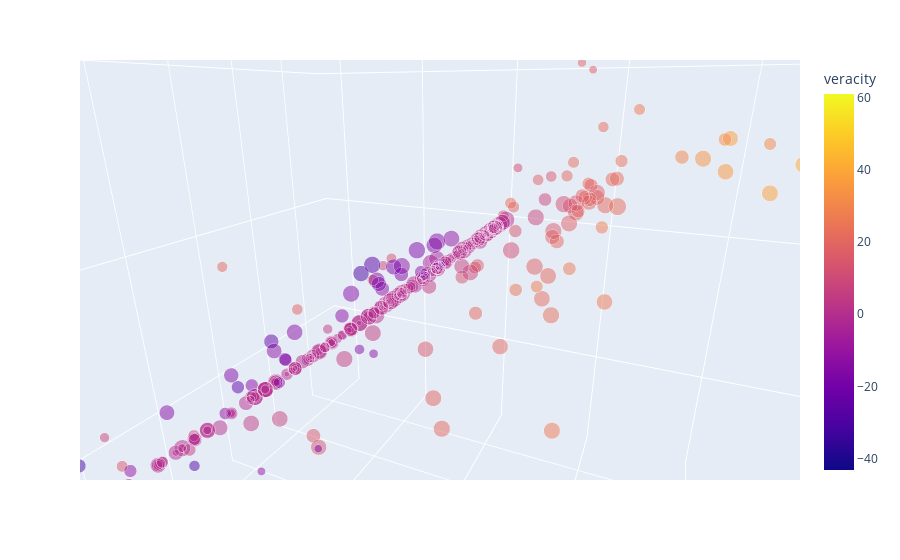

Here is the notebook cell this chart was saved with:
### Markdown cell above
## Powell Variables in 3D
This is a 3D-interactive chart that uses the date posted, veracity, & PowellScore variables. Colored by comments. Sized by comment_length.

By definition, these actually render 5-Dimensional charts, if one considers veracity & commenth lengths of reports as 'features of a situation'.

### Code cell
import plotly.express as px
from plotly.offline import init_notebook_mode, iplot
init_notebook_mode(connected=True)

# graph
fig = px.scatter_3d(df1, x='date posted', y='veracity', z='PowellScore',
              color='veracity',
              size = 'comment_length',
              hover_name = 'city',
              hover_data=['city','state','comments'],              
              opacity=0.5,
              size_max=17
                   )
fig.show()

### Figure 1 — Plotly figure (JSON) as saved in the notebook; plotly's stock layout.template omitted (floating-point values rounded to 4 significant figures; data arrays with more than 128 entries replaced by an {"elided": "..."} marker saying what was removed)
{"data": [{"customdata": {"elided": "500x3 str values"}, "hovertemplate": "<b>%{hovertext}</b><br><br>date posted=%{x}<br>veracity=%{marker.color}<br>PowellScore=%{z}<br>comment_length=%{marker.size}<br>city=%{customdata[0]}<br>state=%{customdata[1]}<br>comments=%{customdata[2]}<extra></extra>", "hovertext": {"elided": "500 str values"}, "legendgroup": "", "marker": {"color": {"elided": "500 float values"}, "coloraxis": "coloraxis", "opacity": 0.5, "size": {"elided": "500 int values"}, "sizemode": "area", "sizeref": 0.5363, "symbol": "circle"}, "mode": "markers", "name": "", "scene": "scene", "showlegend": false, "x": {"elided": "500 str values"}, "y": {"elided": "500 float values"}, "z": {"elided": "500 float values"}, "type": "scatter3d"}], "layout": {"scene": {"domain": {"x": [0, 1], "y": [0, 1]}, "xaxis": {"title": {"text": "date posted"}, "type": "date"}, "yaxis": {"title": {"text": "veracity"}, "type": "linear"}, "zaxis": {"title": {"text": "PowellScore"}, "type": "linear"}, "aspectratio": {"x": 1, "y": 1, "z": 1}, "aspectmode": "auto", "camera": {"up": {"x": 0.003113, "y": -0.006864, "z": 1.0}, "center": {"x": 0, "y": 0, "z": 0}, "eye": {"x": 0.4042, "y": 0.1827, "z": 0.1532}, "projection": {"type": "perspective"}}}, "coloraxis": {"colorbar": {"title": {"text": "veracity"}}, "colorscale": [[0, "#0d0887"], [0.1111, "#46039f"], [0.2222, "#7201a8"], [0.3333, "#9c179e"], [0.4444, "#bd3786"], [0.5556, "#d8576b"], [0.6667, "#ed7953"], [0.7778, "#fb9f3a"], [0.8889, "#fdca26"], [1, "#f0f921"]]}, "legend": {"tracegroupgap": 0, "itemsizing": "constant"}, "margin": {"t": 60}, "autosize": true}}
